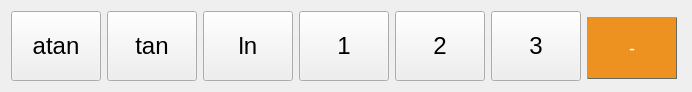
     <widget class="QWidget" name="layoutWidget">
      <property name="geometry">
       <rect>
        <x>50</x>
        <y>340</y>
        <width>692</width>
        <height>82</height>
       </rect>
      </property>
      <layout class="QHBoxLayout" name="horizontalLayout_4">
       <item>
        <widget class="QPushButton" name="button_atan">
         <property name="sizePolicy">
          <sizepolicy hsizetype="Fixed" vsizetype="Fixed">
           <horstretch>0</horstretch>
           <verstretch>0</verstretch>
          </sizepolicy>
         </property>
         <property name="minimumSize">
          <size>
           <width>90</width>
           <height>70</height>
          </size>
         </property>
         <property name="maximumSize">
          <size>
           <width>90</width>
           <height>70</height>
          </size>
         </property>
         <property name="baseSize">
          <size>
           <width>90</width>
           <height>70</height>
          </size>
         </property>
         <property name="font">
          <font>
           <pointsize>18</pointsize>
           <italic>false</italic>
           <bold>false</bold>
           <underline>false</underline>
          </font>
         </property>
         <property name="cursor">
          <cursorShape>PointingHandCursor</cursorShape>
         </property>
         <property name="text">
          <string>atan</string>
         </property>
         <property name="shortcut">
          <string>Meta+T</string>
         </property>
        </widget>
       </item>
       <item>
        <widget class="QPushButton" name="button_tan">
         <property name="sizePolicy">
          <sizepolicy hsizetype="Fixed" vsizetype="Fixed">
           <horstretch>0</horstretch>
           <verstretch>0</verstretch>
          </sizepolicy>
         </property>
         <property name="minimumSize">
          <size>
           <width>90</width>
           <height>70</height>
          </size>
         </property>
         <property name="maximumSize">
          <size>
           <width>90</width>
           <height>70</height>
          </size>
         </property>
         <property name="baseSize">
          <size>
           <width>90</width>
           <height>70</height>
          </size>
         </property>
         <property name="font">
          <font>
           <pointsize>18</pointsize>
           <italic>false</italic>
           <bold>false</bold>
           <underline>false</underline>
          </font>
         </property>
         <property name="cursor">
          <cursorShape>PointingHandCursor</cursorShape>
         </property>
         <property name="text">
          <string>tan</string>
         </property>
         <property name="shortcut">
          <string>T</string>
         </property>
        </widget>
       </item>
       <item>
        <widget class="QPushButton" name="button_ln">
         <property name="sizePolicy">
          <sizepolicy hsizetype="Fixed" vsizetype="Fixed">
           <horstretch>0</horstretch>
           <verstretch>0</verstretch>
          </sizepolicy>
         </property>
         <property name="minimumSize">
          <size>
           <width>90</width>
           <height>70</height>
          </size>
         </property>
         <property name="maximumSize">
          <size>
           <width>90</width>
           <height>70</height>
          </size>
         </property>
         <property name="baseSize">
          <size>
           <width>90</width>
           <height>70</height>
          </size>
         </property>
         <property name="font">
          <font>
           <pointsize>18</pointsize>
           <italic>false</italic>
           <bold>false</bold>
           <underline>false</underline>
          </font>
         </property>
         <property name="cursor">
          <cursorShape>PointingHandCursor</cursorShape>
         </property>
         <property name="text">
          <string>ln</string>
         </property>
         <property name="shortcut">
          <string>Meta+L</string>
         </property>
        </widget>
       </item>
       <item>
        <widget class="QPushButton" name="button_1">
         <property name="sizePolicy">
          <sizepolicy hsizetype="Fixed" vsizetype="Fixed">
           <horstretch>0</horstretch>
           <verstretch>0</verstretch>
          </sizepolicy>
         </property>
         <property name="minimumSize">
          <size>
           <width>90</width>
           <height>70</height>
          </size>
         </property>
         <property name="maximumSize">
          <size>
           <width>90</width>
           <height>70</height>
          </size>
         </property>
         <property name="baseSize">
          <size>
           <width>90</width>
           <height>70</height>
          </size>
         </property>
         <property name="font">
          <font>
           <pointsize>18</pointsize>
           <italic>false</italic>
           <bold>false</bold>
           <underline>false</underline>
          </font>
         </property>
         <property name="cursor">
          <cursorShape>PointingHandCursor</cursorShape>
         </property>
         <property name="text">
          <string>1</string>
         </property>
         <property name="shortcut">
          <string>1</string>
         </property>
        </widget>
       </item>
       <item>
        <widget class="QPushButton" name="button_2">
         <property name="sizePolicy">
          <sizepolicy hsizetype="Fixed" vsizetype="Fixed">
           <horstretch>0</horstretch>
           <verstretch>0</verstretch>
          </sizepolicy>
         </property>
         <property name="minimumSize">
          <size>
           <width>90</width>
           <height>70</height>
          </size>
         </property>
         <property name="maximumSize">
          <size>
           <width>90</width>
           <height>70</height>
          </size>
         </property>
         <property name="baseSize">
          <size>
           <width>90</width>
           <height>70</height>
          </size>
         </property>
         <property name="font">
          <font>
           <pointsize>18</pointsize>
           <italic>false</italic>
           <bold>false</bold>
           <underline>false</underline>
          </font>
         </property>
         <property name="cursor">
          <cursorShape>PointingHandCursor</cursorShape>
         </property>
         <property name="text">
          <string>2</string>
         </property>
         <property name="shortcut">
          <string>2</string>
         </property>
        </widget>
       </item>
       <item>
        <widget class="QPushButton" name="button_3">
         <property name="sizePolicy">
          <sizepolicy hsizetype="Fixed" vsizetype="Fixed">
           <horstretch>0</horstretch>
           <verstretch>0</verstretch>
          </sizepolicy>
         </property>
         <property name="minimumSize">
          <size>
           <width>90</width>
           <height>70</height>
          </size>
         </property>
         <property name="maximumSize">
          <size>
           <width>90</width>
           <height>70</height>
          </size>
         </property>
         <property name="baseSize">
          <size>
           <width>90</width>
           <height>70</height>
          </size>
         </property>
         <property name="font">
          <font>
           <pointsize>18</pointsize>
           <italic>false</italic>
           <bold>false</bold>
           <underline>false</underline>
          </font>
         </property>
         <property name="cursor">
          <cursorShape>PointingHandCursor</cursorShape>
         </property>
         <property name="text">
          <string>3</string>
         </property>
         <property name="shortcut">
          <string>3</string>
         </property>
        </widget>
       </item>
       <item>
        <widget class="QPushButton" name="button_sub">
         <property name="sizePolicy">
          <sizepolicy hsizetype="Fixed" vsizetype="Fixed">
           <horstretch>0</horstretch>
           <verstretch>0</verstretch>
          </sizepolicy>
         </property>
         <property name="minimumSize">
          <size>
           <width>90</width>
           <height>70</height>
          </size>
         </property>
         <property name="maximumSize">
          <size>
           <width>90</width>
           <height>70</height>
          </size>
         </property>
         <property name="baseSize">
          <size>
           <width>90</width>
           <height>70</height>
          </size>
         </property>
         <property name="font">
          <font>
           <pointsize>-1</pointsize>
           <italic>false</italic>
           <bold>false</bold>
          </font>
         </property>
         <property name="cursor">
          <cursorShape>PointingHandCursor</cursorShape>
         </property>
         <property name="styleSheet">
          <string notr="true">QPushButton {
background-color: #ed9121;
  border-style: outset;
  border-width: 1px;
  border-color: #646c64;
  color: white;
  
  text-align: center;
  opacity: 0.6;
  margin: 6px, 2px;
  font: 18px;
vertical-align: middle;
}

QPushButton:pressed {
background-color:  #ffc793;
border-style: inset;
}

QPushButton:hover {
opacity: 1
}</string>
         </property>
         <property name="text">
          <string>-</string>
         </property>
         <property name="shortcut">
          <string>-</string>
         </property>
        </widget>
       </item>
      </layout>
     </widget>
